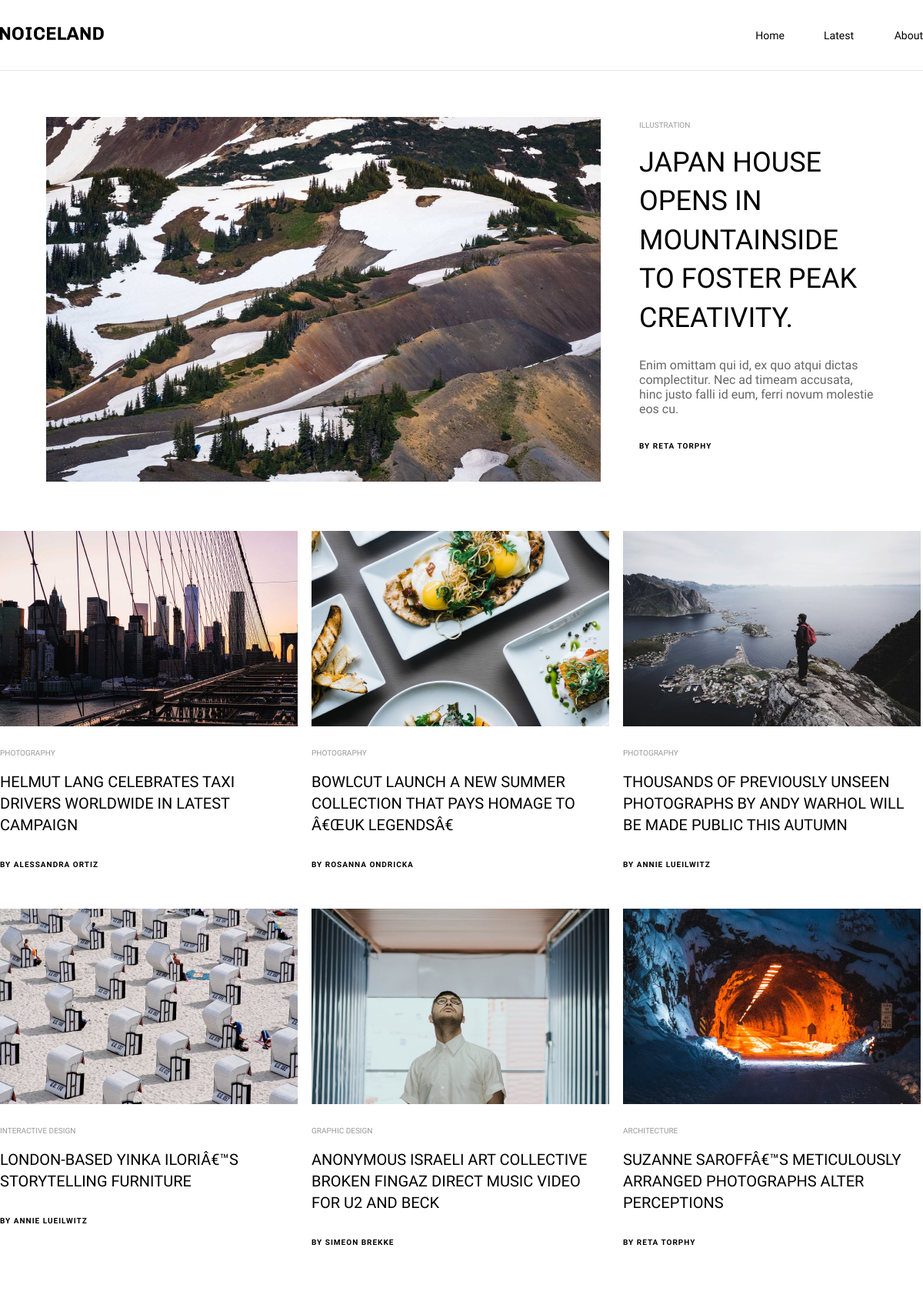
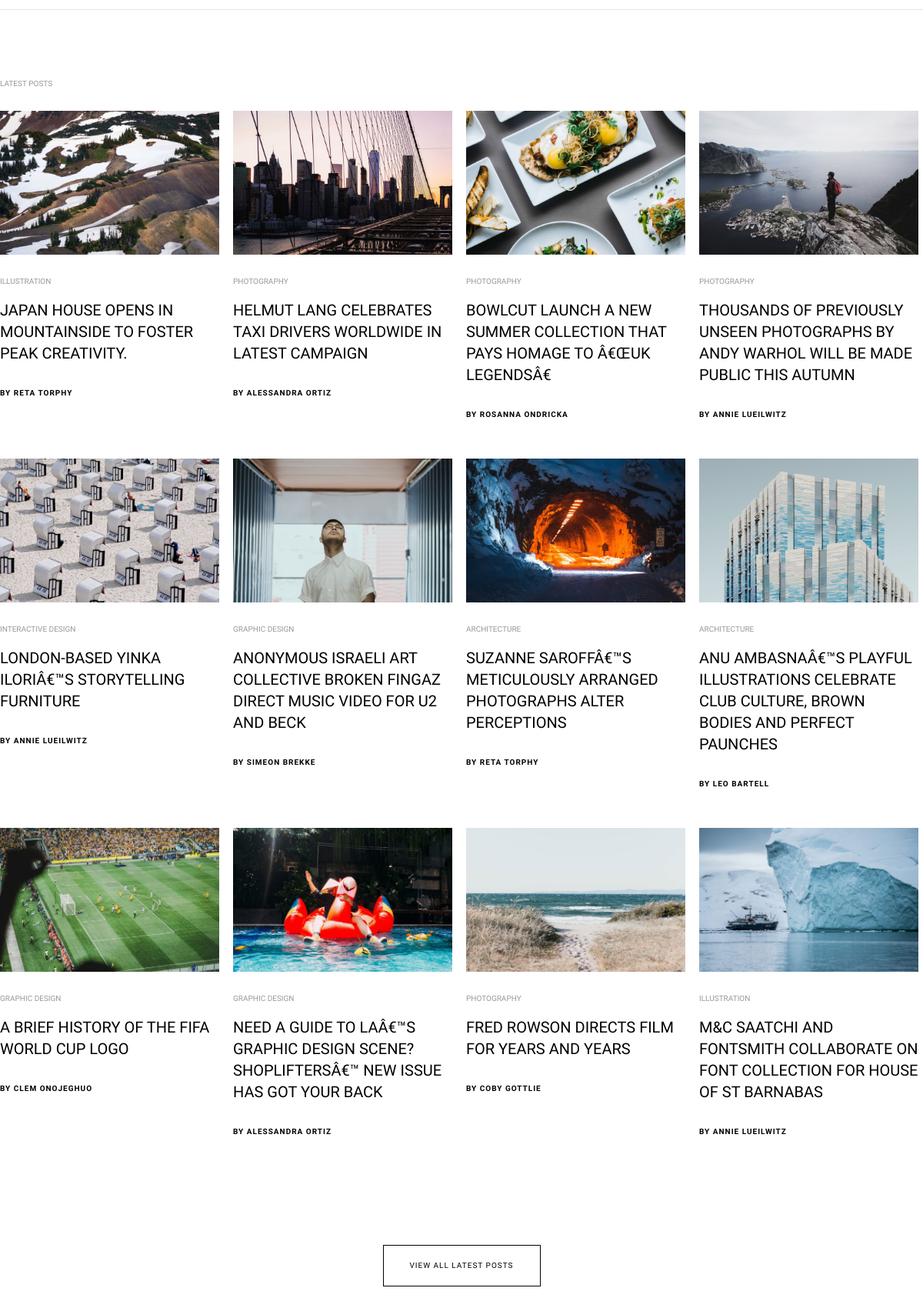
The page / (upper part) on the database its author committed (2 pictures, top to bottom).
### tables this page shows
CREATE TABLE `table_first` (
  `id` int(11) NOT NULL,
  `photo` varchar(255) NOT NULL,
  `title` varchar(255) NOT NULL,
  `text` varchar(255) NOT NULL,
  `autor` varchar(255) NOT NULL,
  `created_at` timestamp NOT NULL DEFAULT CURRENT_TIMESTAMP
);

### database.php (called while the page is built, shortened)
<?php
$host     = 'localhost:8889';
$mydbName = 'noiceland';
$mytableMain = 'table_first';
$user     = 'root';
$password = 'root';
try {
    $pdo = new PDO("mysql:host=$host;dbname=$mydbName", $user, $password);
    $pdo->setAttribute(
		PDO::ATTR_ERRMODE,
		PDO::ERRMODE_EXCEPTION
    );
	$stmtNo = $pdo->prepare("SELECT * FROM $mytableMain");
	$stmtNo->execute();
	$mainArt = $stmtNo->fetchAll(PDO::FETCH_ASSOC);
} catch(PDOException $error) {
    echo "Connection failed: " . $error->getMessage();
}
?>

### data.php (called while the page is built)
<?php
require_once ('database.php');
?>

### index.php (the view, shortened to what this page needs)
<!DOCTYPE html>
<html lang="en">
<head>
    <link rel="stylesheet" href="/css/styles.css">
</head>
<body>
    <div class="wrapper">
        <header>
            <div class="container">
                <div class="header_wrapper">
                    <div class="logo">
                        <a href="/">
                            <img src="/img/logo.png" alt="logo">
                        </a>
                    </div>
                    <nav class="nav">
                        <ul>
                            <li><a href="#">Home</a></li>
                            <li><a href="#">Latest</a></li>
                            <li><a href="#">About</a></li>
                        </ul>
                    </nav>
                </div>
            </div>
        </header>
        <main>
            <?php require_once('data.php') ?>
            <div class="banner">
                <div class="container">
                    <div class="banner_wrapper">
                        <div class="banner_img">
                            <a href="#">
                                <img src="/img/banner_img.jpg" alt="banner" class="scr">
                            </a>
                        </div>
                        <div class="banner_content">
                            <a href="#" class="text_ilustration">Illustration </a>
                            <h1><a href="#" class="banner_title">Japan House opens in mountainside to foster peak creativity.</a></h1>
                            <p><a href="#" class="banner_content_p">Enim omittam qui id, ex quo atqui dictas complectitur. Nec ad timeam accusata, hinc justo falli id eum, ferri novum molestie eos cu.</a></p>
                            <a href="#" class="author">By Reta Torphy</a>
                        </div>
                    </div>
                </div>
            </div>
            <div class="main_art">
                <div class="container">
                    <div class="main_art_wrapper">
                        <?php foreach ($mainArt as $key) :
                               if ($key['id'] > 1 && $key['id'] < 8) : ?>
                                <div class="article_item">
                                    <div class="article_item_img">
                                        <a href="#">
                                            <img src=<?= $key['photo'] ?> alt="article img">
                                        </a>
                                    </div>
                                    <a href="#" class="text_ilustration"><?= $key['title'] ?></a>
                                    <p class="article_item_text">
                                        <a href="#" style="text-decoration: none;">
                                            <?= $key['text'] ?>
                                        </a>
                                    </p>
                                    <a href="#" class="author"><?= $key['autor'] ?></a>
                                </div>
                        <?php endif;
                           endforeach; ?>
                    </div>
                </div>
            </div>
            <div class="latest_articles">
                <div class="container">
                    <a href="#" class="latest_title">LATEST POSTS</a>
                    <div class="main_art_wrapper">
                        <?php foreach ($mainArt as $key) : ?>
                            <div class="l_article_item">
                                <div class="article_item_img">
                                    <a href="#">
                                        <img src=<?= $key['photo'] ?> alt="article img">
                                    </a>
                                </div>
                                <a href="#" class="text_ilustration"><?= $key['title'] ?></a>
                                <p class="article_item_text">
                                    <a href="#" style="text-decoration: none;">
                                        <?= $key['text'] ?>
                                    </a>
                                </p>
                                <a href="#" class="author"><?= $key['autor'] ?></a>
                            </div>
                        <?php endforeach; ?>
                        <a href="#" class="l_b">view all latest posts</a>
                    </div>
                </div>
            </div>
        </main>
    </div>
</body>
</html>

### css/styles.css (style rules this page uses)
*, *::before, *::after { margin: 0; padding: 0; box-sizing: border-box; }
html, body { height: 100%; }
.wrapper { min-height: 100%; display: flex; flex-direction: column; }
main { flex: 1 1 auto; }
img { width: 100%; height: auto; }
.container { max-width: 1200px; margin: 0 auto; }
header { background-color: #ffffff; padding: 35px 0; border-bottom: 1px solid #e6e6e6; }
.header_wrapper { display: flex; justify-content: space-between; align-items: center; }
.nav ul li a { font-family: "Libre Franklin", sans-serif; font-size: 14px; font-weight: 400; color: black; text-decoration: none; text-align: right; width: 50px; }
.nav ul li { list-style: none; }
.nav ul { display: flex; gap: 40px; }
.banner { padding: 60px; }
.banner_wrapper { display: flex; gap: 50px; text-decoration: none; }
.banner_img { width: 721px; }
img { width: auto; }
.text_ilustration { font-family: "Libre Franklin", sans-serif; font-size: 10px; font-weight: 400; color: #999999; text-transform: uppercase; margin-bottom: 18px; text-decoration: none; display: inline-block; }
.banner_title { font-family: "Tenor Sans", sans-serif; font-size: 36px; line-height: 140%; font-weight: 400; text-transform: uppercase; margin-bottom: 27px; text-decoration: none; color: #000; display: inline-block; }
.banner_content_p { font-family: "Libre Franklin", sans-serif; font-size: 16px; color: #666666; margin-bottom: 28px; text-decoration: none; display: inline-block; }
.author { font-family: "Libre Franklin", sans-serif; color: #000; font-size: 10px; text-transform: uppercase; letter-spacing: 1px; font-weight: bold; text-decoration: none; }
.main_art_wrapper { display: flex; flex-wrap: wrap; gap: 18px; row-gap: 50px; padding-bottom: 90px; border-bottom: 1px #e6e6e6 solid; }
.article_item { width: 387px; }
.article_item_img { margin-bottom: 24px; width: 100%; height: auto; overflow: hidden; }
.article_item_img img { width: 100%; height: 100%; object-fit: cover; display: block; }
.article_item_text { font-family: "Tenor Sans", sans-serif; font-size: 20px; line-height: 140%; font-weight: 400; text-transform: uppercase; margin-bottom: 27px; }
.article_item_text a { color: #000; }
.latest_title { font-family: "Libre Franklin", sans-serif; font-size: 10px; color: #999999; text-transform: uppercase; margin: 90px 0 30px 0; text-decoration: none; display: inline-block; }
.l_article_item { width: 285px; }
.l_b { font-family: "Libre Franklin", sans-serif; font-size: 10px; color: #999999; text-transform: uppercase; margin: 90px auto; text-decoration: none; display: inline-block; width: 205px; height: 54px; border: 1px #000 solid; letter-spacing: 1px; text-align: center; color: #000; display: flex; justify-content: space-around; align-items: center; }
li a { font-family: "Libre Franklin", sans-serif; font-size: 14px; color: #ffffff; text-decoration: none; display: inline-block; }

### rows shown on the page
table_first: photo (picture), title "PHOTOGRAPHY", text "HELMUT LANG CELEBRATES TAXI DRIVERS WORLDWIDE IN LATEST CAMPAIGN", autor "BY ALESSANDRA ORTIZ"
table_first: photo (picture), title "PHOTOGRAPHY", text "BOWLCUT LAUNCH A NEW SUMMER COLLECTION THAT PAYS HOMAGE TO Â€ŒUK LEGENDSÂ€", autor "BY ROSANNA ONDRICKA"
table_first: photo (picture), title "PHOTOGRAPHY", text "THOUSANDS OF PREVIOUSLY UNSEEN PHOTOGRAPHS BY ANDY WARHOL WILL BE MADE PUBLIC THIS AUTUMN", autor "BY ANNIE LUEILWITZ"
table_first: photo (picture), title "INTERACTIVE DESIGN", text "LONDON-BASED YINKA ILORIÂ€™S STORYTELLING FURNITURE", autor "BY ANNIE LUEILWITZ"
table_first: photo (picture), title "GRAPHIC DESIGN", text "ANONYMOUS ISRAELI ART COLLECTIVE BROKEN FINGAZ DIRECT MUSIC VIDEO FOR U2 AND BECK", autor "BY SIMEON BREKKE"
table_first: photo (picture), title "ARCHITECTURE", text "SUZANNE SAROFFÂ€™S METICULOUSLY ARRANGED PHOTOGRAPHS ALTER PERCEPTIONS", autor "BY RETA TORPHY"
table_first: photo (picture), title "ILLUSTRATION", text "JAPAN HOUSE OPENS IN MOUNTAINSIDE TO FOSTER PEAK CREATIVITY.", autor "BY RETA TORPHY"
table_first: photo (picture), title "ARCHITECTURE", text "ANU AMBASNAÂ€™S PLAYFUL ILLUSTRATIONS CELEBRATE CLUB CULTURE, BROWN BODIES AND PERFECT PAUNCHES", autor "BY LEO BARTELL"
table_first: photo (picture), title "GRAPHIC DESIGN", text "A BRIEF HISTORY OF THE FIFA WORLD CUP LOGO", autor "BY CLEM ONOJEGHUO"
table_first: photo (picture), title "GRAPHIC DESIGN", text "NEED A GUIDE TO LAÂ€™S GRAPHIC DESIGN SCENE? SHOPLIFTERSÂ€™ NEW ISSUE HAS GOT YOUR BACK", autor "BY ALESSANDRA ORTIZ"
table_first: photo (picture), title "PHOTOGRAPHY", text "FRED ROWSON DIRECTS FILM FOR YEARS AND YEARS", autor "BY COBY GOTTLIE"
table_first: photo (picture), title "ILLUSTRATION", text "M&C SAATCHI AND FONTSMITH COLLABORATE ON FONT COLLECTION FOR HOUSE OF ST BARNABAS", autor "BY ANNIE LUEILWITZ"
